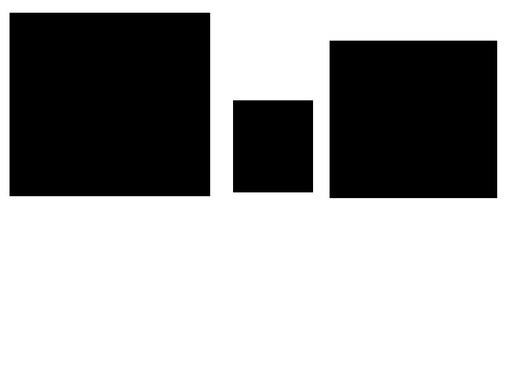
#> input picture Segmentation/images/shapes.jpg, 508 x 381 px, shrunk from 800 x 600 before the run; the run also reads 3 pictures not shown here
$ jupyter execute contours.ipynb
#> lines starting #> are read from the running program, lines starting #| are printed output that depends on the picture; after the words box and inside, x2 and y2 are one past the last pixel; in counts of white or black regions, pixels touching at a corner belong together; long printed decimals are rounded
[cell 1]
import cv2
import numpy as np
#loading images
image = cv2.imread('images/shapes.jpg')
#> image is the input picture: shape (381, 508, 3); min 0, max 255, mean 162
cv2.imshow("Input Image", image)
cv2.waitKey(0)

[cell 2]
gray = cv2.cvtColor(image, cv2.COLOR_BGR2GRAY)

[cell 3]
edged = cv2.Canny(gray, 30, 200)
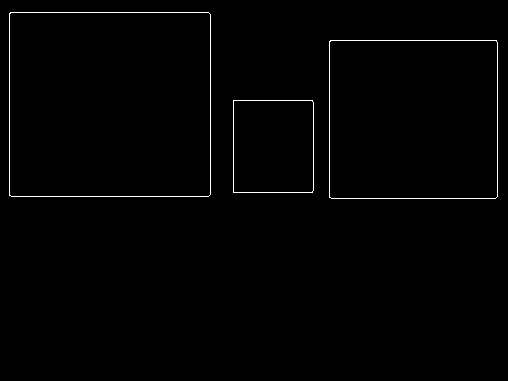
#> edged: shape (381, 508); 0.91% white in thin lines or dots, all inside (x1, y1, x2, y2) = (9, 12, 498, 199)
cv2.imshow("Canny Edges", edged)
cv2.waitKey(0)

[cell 4]
#finding Contours
# Use a copy of your image, since findCountours method alters the image
contours, hierarchy = cv2.findContours(edged, cv2.RETR_EXTERNAL, cv2.CHAIN_APPROX_NONE)
#> contours = 3 contours; box (x1, y1, x2, y2) and area: (9, 12, 211, 197) 36978, (329, 40, 498, 199) 26538, (233, 100, 314, 193) 7357
cv2.imshow("Canny Edges after Contouring", edged)
cv2.waitKey(0)

print("numbers of contours found = " + str(len(contours)))
#| numbers of contours found = 3

[cell 5]
#Drawing all contours
# Use -1 as 3rd parameters to draw all contours
cv2.drawContours(image, contours, -1, (0,255,0), 3)
#> image: shape (381, 508, 3); 4.52% of pixels changed, all inside (x1, y1, x2, y2) = (7, 10, 500, 201)
cv2.imshow(" Contours", image)
cv2.waitKey(0)
cv2.destroyAllWindows()

[cell 6]
import cv2
import numpy as np

#load our image
image = cv2.imread('images/bunchofshapes.jpg')
cv2.imshow("0 - Original Images", image)
cv2.waitKey(0)

# Create a black image with same dimensions as our loaded image
blank_image = np.zeros((image.shape[0], image.shape[1], 3))

# Create a copy of our original image
original_image = image

# Grayscale our images
gray = cv2.cvtColor(image, cv2.COLOR_BGR2GRAY)
#> gray: shape (409, 1000)

# Find Canny edges
edged = cv2.Canny(gray, 50, 200)
#> edged: shape (409, 1000); 0.57% white in thin lines or dots, all inside (x1, y1, x2, y2) = (85, 155, 903, 352)
cv2.imshow("1 - Canny Edges", edged)
cv2.waitKey(0)

# Find contours and print how many were found
contours, hierarchy =  cv2.findContours(edged.copy(), cv2.RETR_EXTERNAL, cv2.CHAIN_APPROX_NONE)
#> contours = 4 contours; box (x1, y1, x2, y2) and area: (85, 155, 271, 352) 36259, (718, 163, 903, 349) 26813, (302, 219, 449, 343) 9207, (517, 235, 609, 327) 8278

print(" Number of contours found = ", len(contours))
#|  Number of contours found =  4

[cell 7]
# Draw all contours
cv2.drawContours(blank_image, contours, -1, (0,255,0), 3)
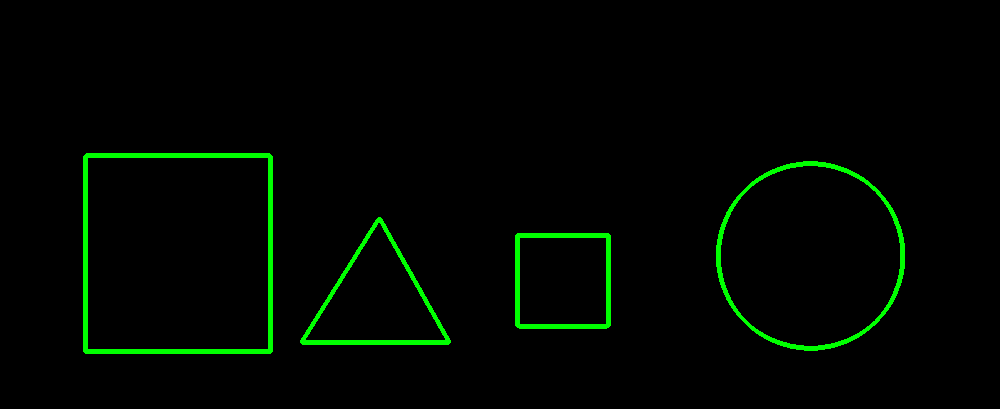
#> blank_image: shape (409, 1000, 3) float64; mean of channels 0, 1, 2 0, 6.3, 0; drawn as B, G, R
cv2.imshow("2 - All Contours over blank", blank_image)
cv2.waitKey(0)

[cell 8]
# Drawing all contours over blank image
cv2.drawContours(blank_image, contours, -1, (0,255,0), 3)
cv2.imshow("3 - All Contours ", image)
cv2.waitKey(0)

[cell 9]
# Function we will use to display contour area
def get_contour_areas(contours):
    #returns the areas of all as list
    all_areas = []
    for cnt in contours:
        area = cv2.contourArea(cnt)
        all_areas.append(area)
#> this loop made 4 passes
#> area on passes 1 to 4: 8278, 9207, 26813, 36259
#> after the loop, all_areas = [8278, 9207, 26813, 36259]
    return all_areas

#load our image
image = cv2.imread('images/bunchofshapes.jpg')
original_image = image

# Let's print the areas of the contours before sorting
print("Contour Areas before sorting")
print(get_contour_areas(contours))
#| [8278.0, 9207.0, 26813.0, 36259.0]

[cell 10]
# Sort contours large to small
sorted_contours = sorted(contours, key=cv2.contourArea, reverse=True)
#> sorted_contours has the same summary as contours
print("Contour Areas after sorting")
print(get_contour_areas(sorted_contours))
#> the loop in get_contour_areas (call 2), `for cnt in contours:` made 4 passes
#| [36259.0, 26813.0, 9207.0, 8278.0]

[cell 11]
# Iterate over our contours and draw at a time
for c in sorted_contours:
    cv2.drawContours(original_image, [c], -1, (255,0,0), 3)
    cv2.waitKey(0)
    cv2.imshow("Contours by area", original_image)
#> this loop made 4 passes
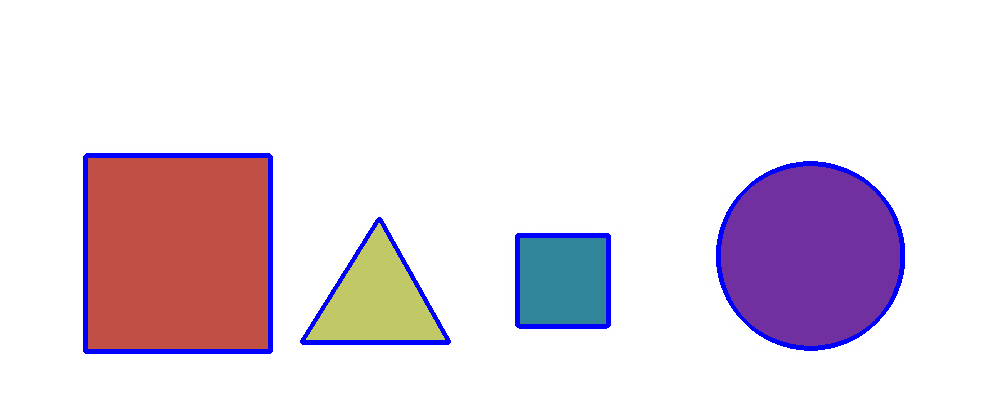
#> original_image: shape (409, 1000, 3); mean B, G, R 228.5, 217.7, 229.4

cv2.waitKey(0)
cv2.destroyAllWindows()

[cell 12]
import cv2
import numpy as np

# functions we'll use for sorting by position
def x_cord_contour(contours):
    # returns the X coordinate for the contour
    if cv2.contourArea(contours) > 10:
        M = cv2.moments(contours)
        return int(M['m10'] / M['m00'])


def label_contour_center(image, c, i):
    # place a red circle on the centers of contours
    M = cv2.moments(c)
    cx= int(M['m10'] / M['m00'])
    cy = int(M['m01'] / M['m00'])

    # draw the contour number on the image
    cv2.circle(image,(cx,cy), 10, (0, 0, 255), -1)
    return image

# load our image
image = cv2.imread('images/bunchofshapes.jpg')
original_image =  image.copy()

# computer Center of Mass or centroids and draw them on our image
for (i, c) in enumerate(contours):
    orig = label_contour_center(image,c, i)
#> this loop made 4 passes
#> (cx in label_contour_center, cy in label_contour_center) on passes 1 to 4: (562, 280), (376, 300), (810, 255), (177, 253)
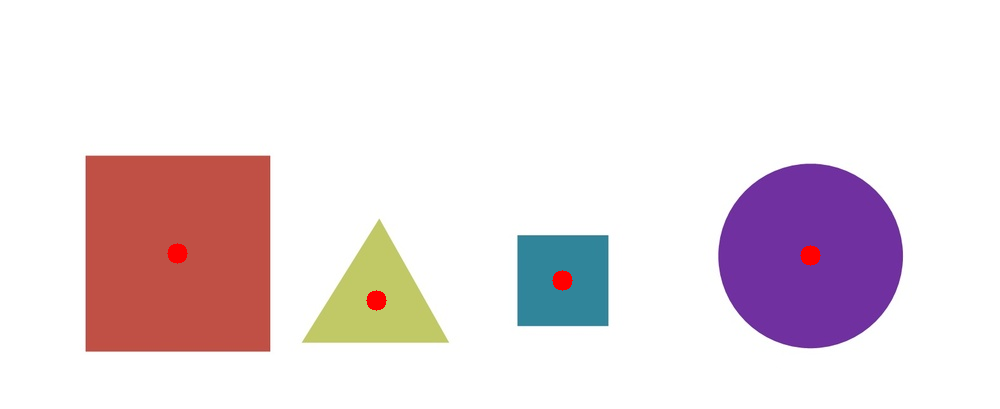
#> image: shape (409, 1000, 3); mean B, G, R 226.4, 221.9, 234.8

cv2.imshow(" 4 - Contours Centers", image)
cv2.waitKey(0)
#> Out = 27

[cell 13]
# Sort by left to right using our x_cord_contour function
contours_left_to_right = sorted(contours, key= x_cord_contour, reverse=False)
#> in x_cord_contour, `M = cv2.moments(contours)`: M = moments, m00 8278, centre m10/m00, m01/m00 = (562.5, 280.5)
#> contours_left_to_right has the same summary as contours

# Labeling Contours left to right
for (i, c) in enumerate(contours_left_to_right):
    cv2.drawContours(original_image, [c], -1,(0,0,255),3)
    M=  cv2.moments(c)
    cx = int(M['m10'] / M['m00'])
    cy = int(M['m01'] / M['m00'])
    cv2.putText(original_image, str(i+1), (cx, cy), cv2.FONT_HERSHEY_SIMPLEX, 1, (0, 255, 0), 2)
    cv2.imshow('6 - Left to Right Contour', original_image)
    cv2.waitKey(0)
    (x,y,w,h) = cv2.boundingRect(c)

    cropped_contour = original_image[y:y + h, x:x + w]
    image_name = "output_shape_number_" + str(i+1)+ ".jpg"
    print(image_name)
    cv2.imwrite(image_name, cropped_contour)
#> this loop made 4 passes
#> (cx, cy, x, y, w, h, image_name) on passes 1 to 4: (177, 253, 85, 155, 186, 197, 'output_shape_number_1.jpg'), (376, 300, 302, 219, 147, 124, 'output_shape_number_2.jpg'), (562, 280, 517, 235, 92, 92, 'output_shape_number_3.jpg'), (810, 255, 718, 163, 185, 186, 'output_shape_number_4.jpg')
#| output_shape_number_1.jpg
#| output_shape_number_2.jpg
#| output_shape_number_3.jpg
#| output_shape_number_4.jpg
#> pass 1, `cropped_contour = original_image[y:y + h, x:x + w]`:
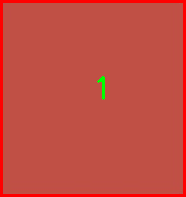
#> cropped_contour: shape (197, 186, 3); mean B, G, R 64.5, 75.4, 195.4
#> after the loop: original_image: shape (409, 1000, 3); mean B, G, R 222, 217.9, 235.6


cv2.destroyAllWindows()

[cell 14]
# loading image and keep copy
image = cv2.imread('images/house.jpg')
orig_image = image.copy()
cv2.imshow("Original Image", orig_image)
cv2.waitKey(0)

# Grayscale and binarize
gray = cv2.cvtColor(image, cv2.COLOR_BGR2GRAY)
#> gray: shape (508, 635)
ret, thresh = cv2.threshold(gray, 127, 255, cv2.THRESH_BINARY_INV)
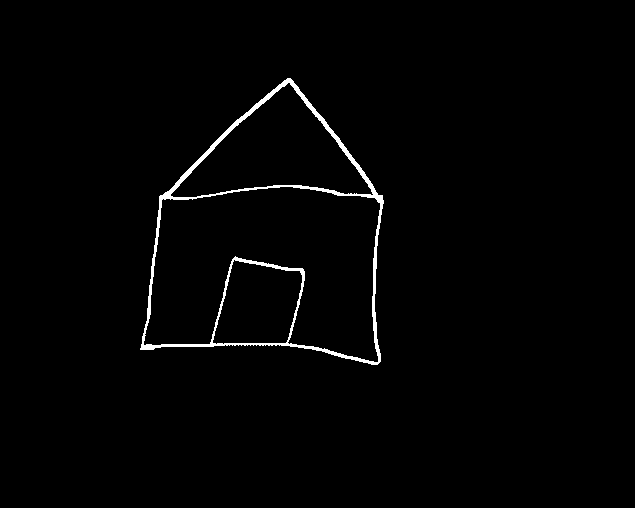
#> thresh: shape (508, 635); 1.4% white; 1 white region

# Find contours
contours, hierarchy = cv2.findContours(thresh.copy(), cv2.RETR_LIST, cv2.CHAIN_APPROX_NONE)
#> contours = 4 contours; box (x1, y1, x2, y2) and area: (140, 78, 384, 365) 48139, (143, 186, 381, 363) 27910, (170, 82, 374, 198) 11328, (212, 259, 303, 345) 5755

# Iterate through each contour and compute the bounding rectangle
for c in contours:
    x,y,w,h = cv2.boundingRect(c)
    cv2.rectangle(orig_image,(x,y), (x+w,y+h),(0,0,255),2)
    cv2.imshow('Bounding Rectangle', orig_image)
#> this loop made 4 passes
#> (x, y, w, h) on passes 1 to 4: (212, 259, 91, 86), (143, 186, 238, 177), (170, 82, 204, 116), (140, 78, 244, 287)
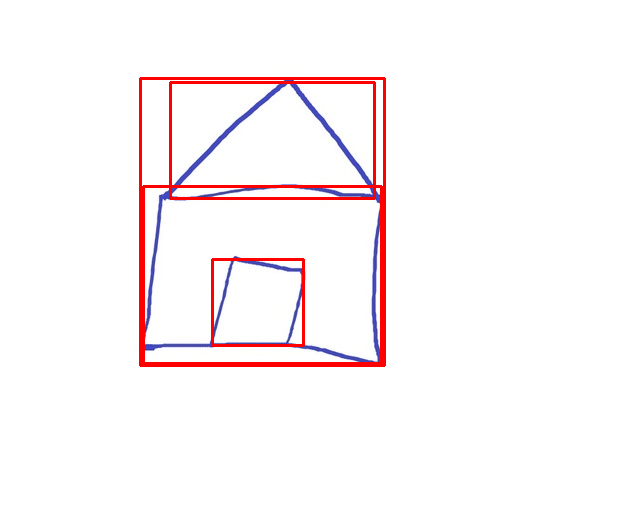
#> orig_image: shape (508, 635, 3); mean B, G, R 247.2, 245.9, 252.4

cv2.waitKey(0)
#> Out = 27

[cell 15]
# Iterate through each contour and compute the approx rectangle
for c in contours:
     #Calculate accuracy as a percent of the contour perimeter
     accuracy = 0.03 *  cv2.arcLength(c, True)
     approx = cv2.approxPolyDP(c, accuracy, True)
     cv2.drawContours(image, [approx], 0, (0, 255, 0), 2)
     cv2.imshow('Approx Poly DP', image)
#> this loop made 4 passes
#> (accuracy, approx) on passes 1, 3: (9.54, [[234, 259], [300, 271], [285, 343], [212, 342]]), (16, [[373, 194], [170, 195], [288, 82]])
#> accuracy on passes 2, 4: 29.23, 28.17
#> image: shape (508, 635, 3); mean B, G, R 248.4, 253.7, 247.7

cv2.waitKey(0)
cv2.destroyAllWindows()

[cell 16]
image = cv2.imread('images/hand.jpg')
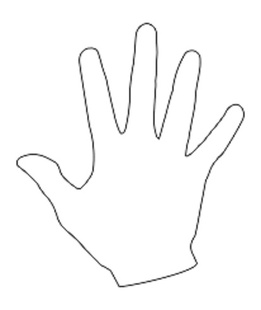
#> input picture Segmentation/images/hand.jpg, 261 x 310 px, shrunk from 412 x 488 before the run
#> image is the input picture: shape (310, 261, 3); min 45, max 255, mean 250.1
gray = cv2.cvtColor(image, cv2.COLOR_BGR2GRAY)
#> gray: shape (310, 261)

cv2.imshow("Original Image", image)
cv2.waitKey(0)
#> Out = 27

[cell 17]
# Threshold the image
ret, thresh = cv2.threshold(gray, 176, 255, 0)
#> thresh: shape (310, 261); 97.2% white; black in thin lines or dots, all inside (x1, y1, x2, y2) = (16, 23, 245, 287)

# find contours
contours, hierarchy = cv2.findContours(thresh.copy(), cv2.RETR_LIST, cv2.CHAIN_APPROX_NONE)
#> contours = 3 contours; box (x1, y1, x2, y2) and area: (0, 0, 261, 310) 80340, (15, 22, 202, 227) 2372, (61, 103, 246, 288) 1094

# Sort Contours by area and then remove the largest frame contour
n = len(contours) - 1
#> n = 2
contours = sorted(contours, key= cv2.contourArea ,reverse= False)[:n]
#> contours = 2 contours; box (x1, y1, x2, y2) and area: (15, 22, 202, 227) 2372, (61, 103, 246, 288) 1094

#Iterate through contours and draw the convex hull
for c in contours:
    hull = cv2.convexHull(c)
    cv2.drawContours(image, [hull], 0, (0,255, 0), 2)
    cv2.imshow('Convex Hull', image)
#> this loop made 2 passes

cv2.waitKey(0)
cv2.destroyAllWindows()

[cell 18]
# Load the shape template or reference
template = cv2.imread('images/4star.jpg',0)
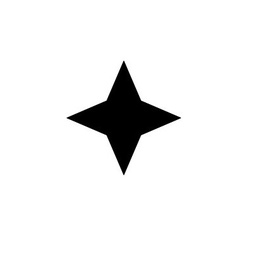
#> input picture Segmentation/images/4star.jpg, 254 x 254 px, shrunk from 400 x 400 before the run
#> template is the input picture: shape (254, 254); min 0, max 255, mean 239.2
cv2.imshow('Template', template)
cv2.waitKey(0)
#> Out = 27

[cell 19]
import cv2
import numpy as np
# Load the target image with the shape we're trying to match
target = cv2.imread('images/shapestomatch.jpg')
target_gray = cv2.cvtColor(target,cv2.COLOR_BGR2GRAY)

# Threshold both images first before using findContours
ret, thresh1 = cv2.threshold(template, 127, 255, 0)
#> thresh1: shape (254, 254); 93.8% white; 1 black region, box (x1, y1, x2, y2) and area: (67, 61, 181, 175) 4006
ret, thresh2 = cv2.threshold(target_gray, 127, 255, 0)
#> thresh2: shape (477, 496); 85.8% white; 3 black regions

# find contours in template
contours, hierarchy = cv2.findContours(thresh1, cv2.RETR_CCOMP, cv2.CHAIN_APPROX_SIMPLE)
#> contours = 2 contours; box (x1, y1, x2, y2) and area: (0, 0, 254, 254) 64009, (66, 60, 182, 176) 4165

# We need to sort the contours by area so that we can remove the largest contour which is the image outline
sorted_contours = sorted(contours, key=cv2.contourArea, reverse=True)
#> sorted_contours has the same summary as contours

# We extract the second largest contour which will be our template contour
template_contour = contours[1]
#> template_contour = contour of 274 points, box (x1, y1, x2, y2) (66, 60, 182, 176), area 4165

# Extract contours from second target image
contours, hierarchy = cv2.findContours(thresh2, cv2.RETR_CCOMP, cv2.CHAIN_APPROX_SIMPLE)
#> contours = 4 contours; box (x1, y1, x2, y2) and area: (0, 0, 496, 477) 235620, (313, 36, 459, 175) 13850, (317, 309, 433, 426) 10301, (38, 36, 260, 175) 10178

for c in contours:
    #iterate through each contour in the target image and
    # use matchshape method to compare contour shape
    match = cv2.matchShapes(template_contour, c, 1, 0.0)
    print (match)
    # if the match value is less than 0.15 we
    if match < 0.15:
        closest_contour = c
    else:
        closest_contour = []
#> this loop made 4 passes
#> match on passes 2 to 4: 0.199, 0.189, 0.116
#> (c, match) on pass 1: ([[0, 0], [0, 476], [495, 476], [495, 0]], 0.167)
#| 0.1673
#| 0.1986
#| 0.1885
#| 0.1156

cv2.drawContours(target, [closest_contour],-1,(0,255,0),3)
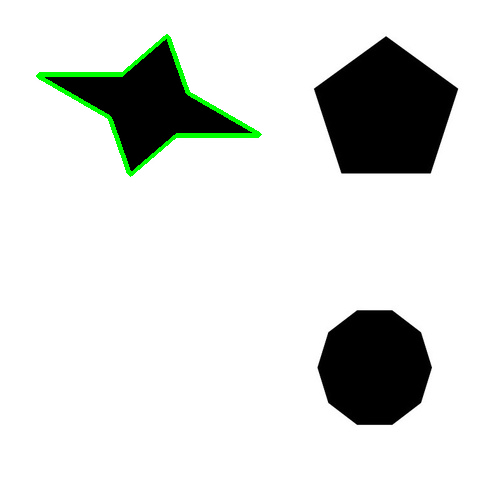
#> target: shape (477, 496, 3); mean B, G, R 217, 219.7, 217
cv2.imshow("Output", target)
cv2.waitKey(0)
#> Out = 27
